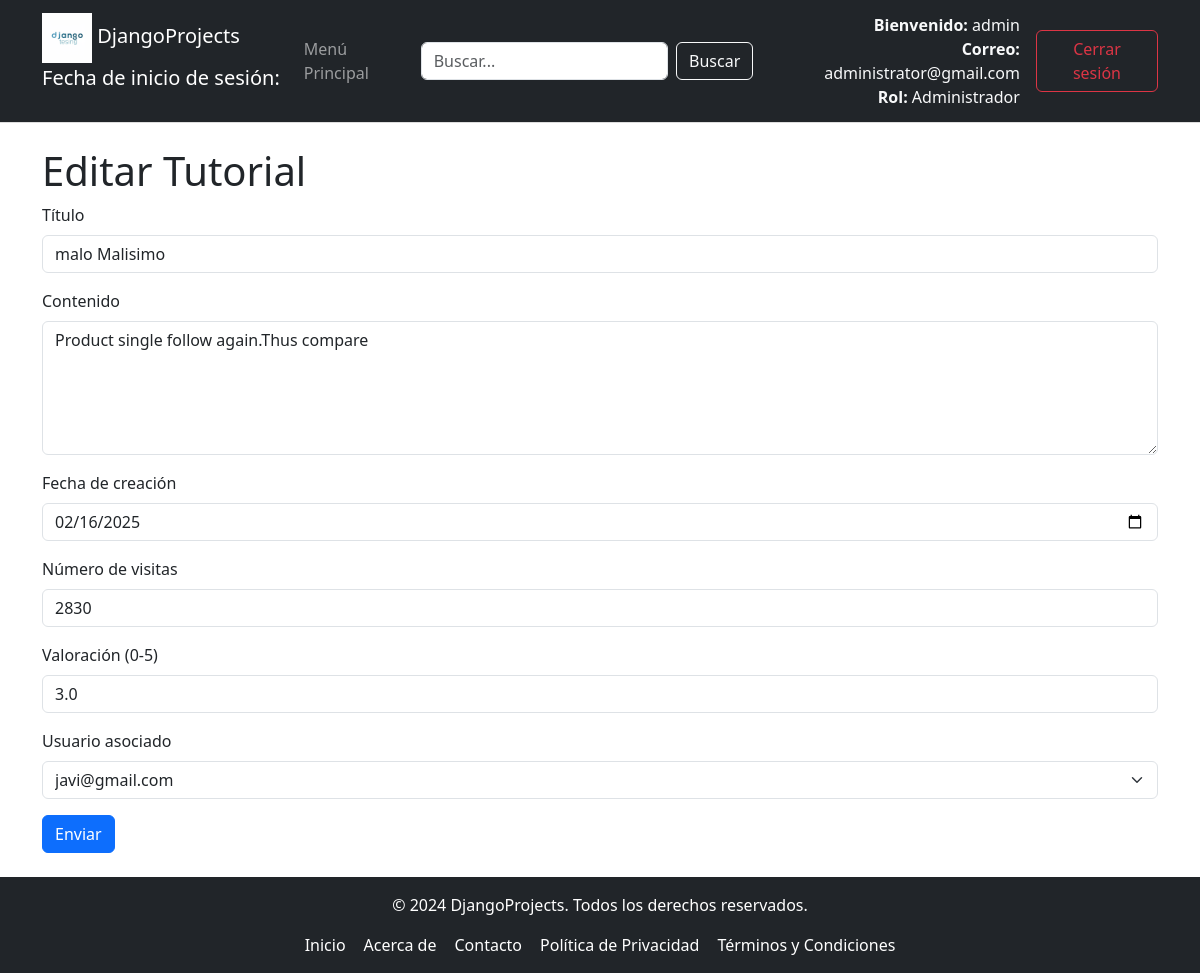
Screenshot of /formulario/tutorial-modificar/2 (signed in) with the database file from the repository.
### tutorial/models.py (models this page shows, shortened)
class Usuario(AbstractBaseUser, PermissionsMixin):
    ADMINISTRADOR = 1
    PROFESOR = 2
    ESTUDIANTE = 3
    ROLES = (
        (ADMINISTRADOR, 'administrador'),
        (PROFESOR, 'profesor'),
        (ESTUDIANTE, 'estudiante'),
    )
    email = models.EmailField(unique=True)
    nombre = models.CharField(max_length=30)
    fecha_Registro = models.DateField(null=True, blank=True)
    puntuacion = models.DecimalField(max_digits=3, decimal_places=1, default=0.0)
    es_activo = models.BooleanField(default=True)
    is_staff = models.BooleanField(default=False)  # Aquí está el campo
    is_superuser = models.BooleanField(default=False)  # Aquí está el campo
    rol = models.PositiveSmallIntegerField(choices=ROLES, default=ADMINISTRADOR)
    imagen = models.ImageField(upload_to='imagenes/', null=True, blank=True)
    USERNAME_FIELD = 'email'  # Campo único para autenticación
    REQUIRED_FIELDS = ['nombre']  # Campos obligatorios para createsuperuser
    objects = UsuarioManager()  # Asegúrate de que el manager esté asignado correctamente
    def __str__(self):
        return self.email

class Tutorial(models.Model):
    titulo = models.CharField(max_length=50)
    contenido = models.TextField()
    fecha_Creacion = models.DateTimeField()
    visitas = models.IntegerField()
    valoracion = models.DecimalField(max_digits=3, decimal_places=1)
    usuario = models.ForeignKey(Usuario, on_delete=models.CASCADE, related_name="usuario_del_tutorial")

### tutorial/views.py (the view, shortened to what this page needs)
# urls.py: path('formulario/tutorial-modificar/<int:tutorial_id>', views.tutorial_modificar,name="tutorial_modificar"),
@permission_required('tutorial.change_tutorial')
def tutorial_modificar(request, tutorial_id):
    tutorial = Tutorial.objects.get(id= tutorial_id)
    datosFormulario = None
    if request.method == 'POST':
        datosFormulario = request.POST
    formulario = TutorialForm(datosFormulario, instance= tutorial)
    return render(request, 'formulario/tutorial_modificar.html',{"formulario":formulario,"tutorial":tutorial})

### tutorial/templates/formulario/tutorial_modificar.html (shortened to what this page needs)
{% extends "Padre.html" %}
{% block cabecera %}
    <h1>Editar Tutorial</h1>
{% endblock %}
{% block contenido %}
{% load django_bootstrap5 %}
<form action = "{% url 'tutorial_modificar' tutorial.id %}" method = "post">
    {% load django_bootstrap5 %}
    {% bootstrap_form formulario %}
    {% bootstrap_button "Enviar" button_type="submit" button_class="btn-primary" %}
</form>
{% endblock %}

### tutorial/templates/Padre.html (shortened to what this page needs)
<!DOCTYPE html>
<html lang="es">
  <head>
    {% load django_bootstrap5 %}
    {% load static %}
    <link rel="stylesheet" type="text/css" href="{% static 'css/EstiloTemplate.css' %}">
    <link href="https://cdn.jsdelivr.net/npm/bootstrap@5.3.0/dist/css/bootstrap.min.css" rel="stylesheet">
  </head>
  <body>
    <nav class="navbar navbar-expand-lg navbar-dark bg-dark">
      <div class="container">
        <a class="navbar-brand" href="#">
          <img src="{% static 'imagenes/django.png' %}" alt="Logo de Django" class="logo" style="width: 50px;">
          DjangoProjects
          {% if user.is_authenticated %}
              <p>Fecha de inicio de sesión: {{ user.fecha_inicio_sesion }}</p>
          {% else %}
              <p>No has iniciado sesión</p>
          {% endif %}
        </a>
        <div class="collapse navbar-collapse" id="navbarNav">
          {% include "MenuNavegacion.html" %}
          <form class="d-flex ms-auto me-3" method="GET" action="{% url 'buscar' %}">
            <input class="form-control me-2" type="search" placeholder="Buscar..." aria-label="Search" name="query">
            <button class="btn btn-outline-light" type="submit">Buscar</button>
          </form>
          <div class="d-flex align-items-center ms-auto">
            {% if user.is_authenticated %}
              <div class="text-light text-end me-3">
                <p class="mb-0"><strong>Bienvenido:</strong> {{ user.nombre }}</p>
                <p class="mb-0"><strong>Correo:</strong> {{ user.email }}</p>
                <p class="mb-0"><strong>Rol:</strong>
                  {% if user.rol == 2 %}
                    Profesor
                  {% elif user.rol == 3 %}
                    Estudiante
                  {% else %}
                    Administrador
                  {% endif %}
                </p>
              </div>
              <form method="post" action="{% url 'logout' %}" style="display: inline;">
                <button class="btn btn-outline-danger" type="submit">Cerrar sesión</button>
              </form>
            {% else %}
              <a class="btn btn-outline-warning me-2" href="{% url 'login' %}">Iniciar sesión</a>
              <a class="btn btn-outline-primary" href="{% url 'registrar_usuario' %}">Registrarse</a>
            {% endif %}
          </div>
        </div>
      </div>
    </nav>
    <div class="container mt-4">
      {% block cabecera %}
      {% endblock %}
      {% block contenido %}
      {% endblock %}
    </div>
    {% include "Footer.html" %}
  </body>
</html>

### tutorial/static/css/EstiloTemplate.css (style rules this page uses)
html, body { height: 100%; margin: 0; padding: 0; font-family: Arial, sans-serif; display: flex; flex-direction: column; }
.container { flex: 1; width: 80%; margin: 0 auto; }
.navbar { display: flex; align-items: center; background-color: #f2f2f2; padding: 10px 20px; border-bottom: 1px solid #ddd; }
.logo { width: 150px; height: auto; }
img { max-width: 100%; height: auto; }

### rows the page displays
Usuario: nombre "admin", email "administrator@gmail.com"
Tutorial: titulo "malo Malisimo", contenido "Product single follow again.Thus compare", fecha_Creacion "02/16/2025", visitas "2830", valoracion "3.0", usuario "javi@gmail.com"
